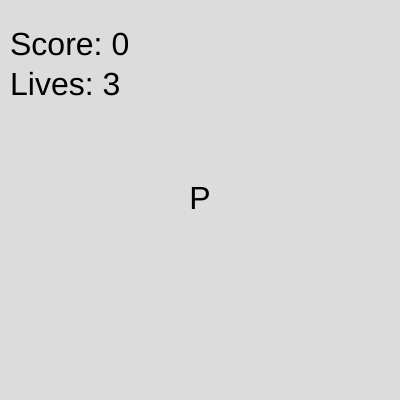
Frame 1 (no input)
Frame 60 (no input): identical to frame 1, image omitted
Frame 120 (the mouse pressed at the canvas centre since frame 60): identical to frame 1, image omitted

The p5.js sketch that drew this single still picture (run headless with seeded random() and noise() and a simulated clock; from frame 60 on, the mouse is pressed at the canvas centre):

// p5.js sketch
// ── sketch.js
const BUTTONS = ["ArrowUp", "ArrowDown", "ArrowLeft" ,"ArrowRight", "a", "b", "x", "y", "q", "v", "p", "r", "f", "k", "l"];
let prevButton = [];
let requiredButton;
let displayButton;
let lives = 3, score = 0, correctRow = 0;
let wait = false, gameOver = false;
let delay = 500;

function setup() {
  createCanvas(400, 400);
  requiredButton = BUTTONS[Math.floor(random(0, BUTTONS.length-1))];
}

function draw() {
  background(220);
  textSize(32);
  displayButton = correctKey(requiredButton);
  textAlign(CENTER, CENTER);
  text(displayButton, width/2, height/2);
  textAlign(LEFT, TOP);
  text("Score: " + score, 10, 30);
  text("Lives: " + lives, 10, 70);
  if (keyIsPressed && !wait && !gameOver) {
    if (key === requiredButton) {
      wait = true;
      correctRow++;
      updateScore(1);
      newRequiredKey();
      waitSetup();
    } else {
      wait = true;
      updateScore(-1);
      correctRow = 0;
      updateLives(-1);
      newRequiredKey();
      if (lives < 1) {
        gameOver = true;
        requiredButton = "GAME OVER";
      }
      waitSetup();
    }
    if (correctRow > 50) {
      updateLives(1);
      correctRow = 0;
    }
  }
}
  
function waitSetup() {
  setTimeout(function() {
    wait = false;
  }, delay);
}

function updateScore(a) {
  a=parseInt(a);
  score+=a;
}

function updateLives(a) {
  a=parseInt(a);
  lives+=a;
}

function newRequiredKey() {
  if (prevButton.length >= 3) {
    prevButton.shift();
  }
  prevButton.push(requiredButton);
  do {
    requiredButton = BUTTONS[Math.floor(random(0, BUTTONS.length-1))];
  } while (!checkArray(requiredButton));
}

function checkArray(key) {
  for (let i = 0; i < prevButton.length; i++) {
    if (key === prevButton[i]) {
      return false;
    }
  }
  return true;
}

function correctKey(key) {
  switch (key) {
    case "ArrowUp":
      key = "up";
      break;
    case "ArrowDown":
      key = "down";
      break;
    case "ArrowLeft":
      key = "left";
      break;
    case "ArrowRight":
      key = "right";
      break;
  }
  return key.toUpperCase();
}
